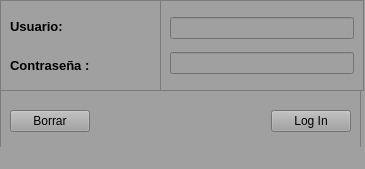
<?xml version="1.0" encoding="UTF-8"?>
<ui version="4.0">
 <class>MainView</class>
 <widget class="QMainWindow" name="MainView">
  <property name="enabled">
   <bool>true</bool>
  </property>
  <property name="geometry">
   <rect>
    <x>0</x>
    <y>0</y>
    <width>365</width>
    <height>169</height>
   </rect>
  </property>
  <property name="windowTitle">
   <string/>
  </property>
  <property name="windowIcon">
   <iconset>
    <normaloff>../logo.ico</normaloff>../logo.ico</iconset>
  </property>
  <property name="styleSheet">
   <string notr="true">*{
background: rgb(160, 160, 160)
}</string>
  </property>
  <widget class="QWidget" name="centralwidget">
   <widget class="QFrame" name="frame">
    <property name="geometry">
     <rect>
      <x>0</x>
      <y>0</y>
      <width>161</width>
      <height>91</height>
     </rect>
    </property>
    <property name="frameShape">
     <enum>QFrame::StyledPanel</enum>
    </property>
    <property name="frameShadow">
     <enum>QFrame::Raised</enum>
    </property>
    <layout class="QVBoxLayout" name="verticalLayout">
     <item>
      <widget class="QLabel" name="labelUser">
       <property name="font">
        <font>
         <pointsize>10</pointsize>
         <weight>75</weight>
         <bold>true</bold>
        </font>
       </property>
       <property name="text">
        <string>Usuario:</string>
       </property>
      </widget>
     </item>
     <item>
      <widget class="QLabel" name="labelPassword">
       <property name="font">
        <font>
         <pointsize>10</pointsize>
         <weight>75</weight>
         <bold>true</bold>
        </font>
       </property>
       <property name="text">
        <string>Contraseña :</string>
       </property>
      </widget>
     </item>
    </layout>
   </widget>
   <widget class="QFrame" name="frame_2">
    <property name="geometry">
     <rect>
      <x>160</x>
      <y>0</y>
      <width>204</width>
      <height>91</height>
     </rect>
    </property>
    <property name="frameShape">
     <enum>QFrame::StyledPanel</enum>
    </property>
    <property name="frameShadow">
     <enum>QFrame::Raised</enum>
    </property>
    <layout class="QVBoxLayout" name="verticalLayout_2">
     <item>
      <widget class="QLineEdit" name="textFieldUser"/>
     </item>
     <item>
      <widget class="QLineEdit" name="textFieldPassword">
       <property name="acceptDrops">
        <bool>false</bool>
       </property>
       <property name="echoMode">
        <enum>QLineEdit::Password</enum>
       </property>
      </widget>
     </item>
    </layout>
   </widget>
   <widget class="QFrame" name="frame_3">
    <property name="geometry">
     <rect>
      <x>0</x>
      <y>90</y>
      <width>361</width>
      <height>62</height>
     </rect>
    </property>
    <property name="frameShape">
     <enum>QFrame::StyledPanel</enum>
    </property>
    <property name="frameShadow">
     <enum>QFrame::Raised</enum>
    </property>
    <layout class="QHBoxLayout" name="horizontalLayout">
     <item>
      <widget class="QPushButton" name="buttonBorrar">
       <property name="enabled">
        <bool>true</bool>
       </property>
       <property name="text">
        <string>Borrar</string>
       </property>
      </widget>
     </item>
     <item>
      <spacer name="horizontalSpacer">
       <property name="orientation">
        <enum>Qt::Horizontal</enum>
       </property>
       <property name="sizeHint" stdset="0">
        <size>
         <width>40</width>
         <height>20</height>
        </size>
       </property>
      </spacer>
     </item>
     <item>
      <widget class="QPushButton" name="buttonLogin">
       <property name="enabled">
        <bool>true</bool>
       </property>
       <property name="text">
        <string>Log In</string>
       </property>
       <property name="checkable">
        <bool>false</bool>
       </property>
      </widget>
     </item>
    </layout>
   </widget>
  </widget>
  <widget class="QStatusBar" name="statusbar"/>
  <action name="tabSalir">
   <property name="text">
    <string>Salir</string>
   </property>
   <property name="shortcut">
    <string>Esc</string>
   </property>
  </action>
 </widget>
 <resources/>
 <connections>
  <connection>
   <sender>tabSalir</sender>
   <signal>triggered()</signal>
   <receiver>MainView</receiver>
   <slot>close()</slot>
   <hints>
    <hint type="sourcelabel">
     <x>-1</x>
     <y>-1</y>
    </hint>
    <hint type="destinationlabel">
     <x>96</x>
     <y>62</y>
    </hint>
   </hints>
  </connection>
  <connection>
   <sender>buttonBorrar</sender>
   <signal>clicked()</signal>
   <receiver>textFieldPassword</receiver>
   <slot>clear()</slot>
   <hints>
    <hint type="sourcelabel">
     <x>73</x>
     <y>125</y>
    </hint>
    <hint type="destinationlabel">
     <x>235</x>
     <y>63</y>
    </hint>
   </hints>
  </connection>
  <connection>
   <sender>buttonBorrar</sender>
   <signal>clicked()</signal>
   <receiver>textFieldUser</receiver>
   <slot>clear()</slot>
   <hints>
    <hint type="sourcelabel">
     <x>104</x>
     <y>119</y>
    </hint>
    <hint type="destinationlabel">
     <x>200</x>
     <y>26</y>
    </hint>
   </hints>
  </connection>
 </connections>
</ui>
